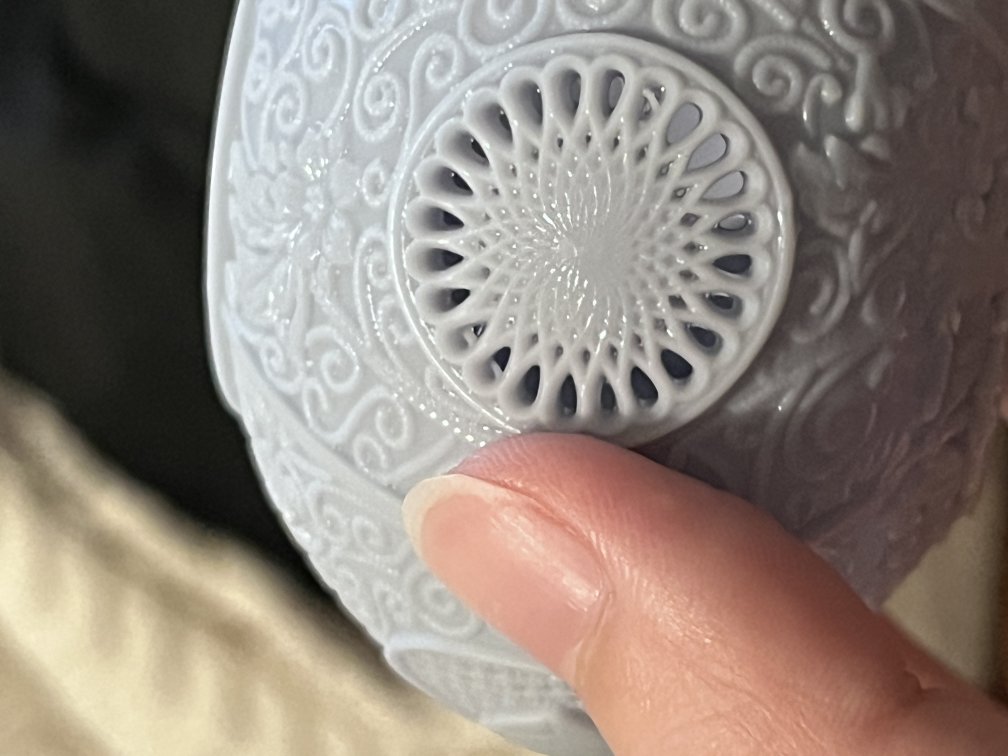
#> input picture images/photo1.JPG, 4032 x 3024 px (shown at 1/4 size); its folder holds only this picture in this run
$ python convert.py   (older library calls are emulated)
#> lines starting #> are read from the running program, lines starting #| are printed output that depends on the picture
import os
from PIL import Image

# 画像を再帰的に処理するルートディレクトリ
root_dir = "images"
# 縮小倍率（10%）
scale = 0.1

# 処理対象の拡張子
extensions = (".jpg", ".jpeg", ".png", ".bmp", ".gif")

for subdir, _, files in os.walk(root_dir):
    for file in files:
        if file.lower().endswith(extensions):
            file_path = os.path.join(subdir, file)
            try:
                with Image.open(file_path) as img:
#> img is the input picture: PIL image 4032x3024 RGB; mean R, G, B 142.7, 131.2, 122.4
                    new_size = (int(img.width * scale), int(img.height * scale))
#> new_size = (403, 302)
                    resized_img = img.resize(new_size, Image.ANTIALIAS)
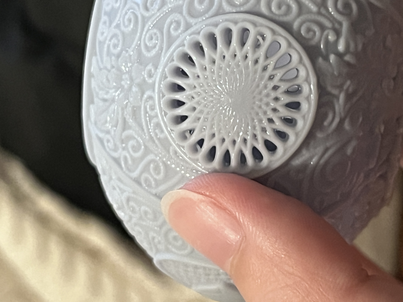
#> resized_img: PIL image 403x302 RGB; mean R, G, B 142.7, 131.2, 122.4
                    resized_img.save(file_path)  # 上書き保存
                    print(f"Resized: {file_path}")
            except Exception as e:
                print(f"Error processing {file_path}: {e}")

$ run again, on images/photo2.JPG
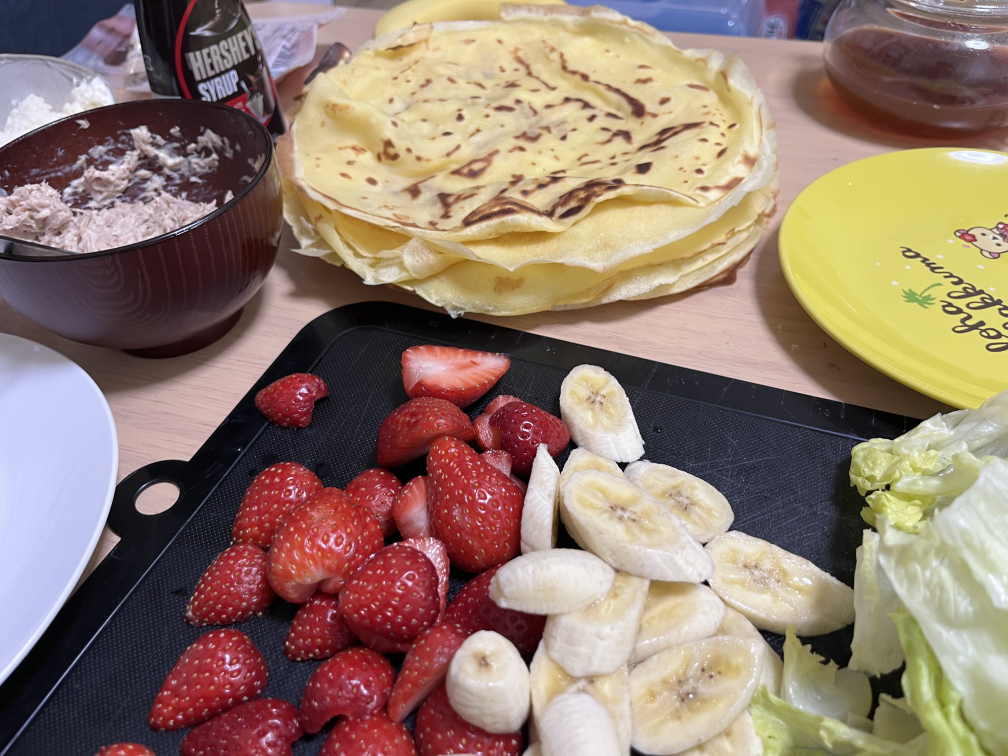
#> input picture images/photo2.JPG, 4032 x 3024 px (shown at 1/4 size)
#> img is the input picture: PIL image 4032x3024 RGB; mean R, G, B 146.4, 123.8, 110.2
#> `resized_img = img.resize(new_size, Image.ANTIALIAS)`:
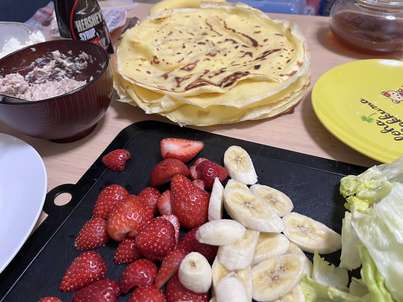
#> resized_img: PIL image 403x302 RGB; mean R, G, B 146.4, 123.8, 110.2
